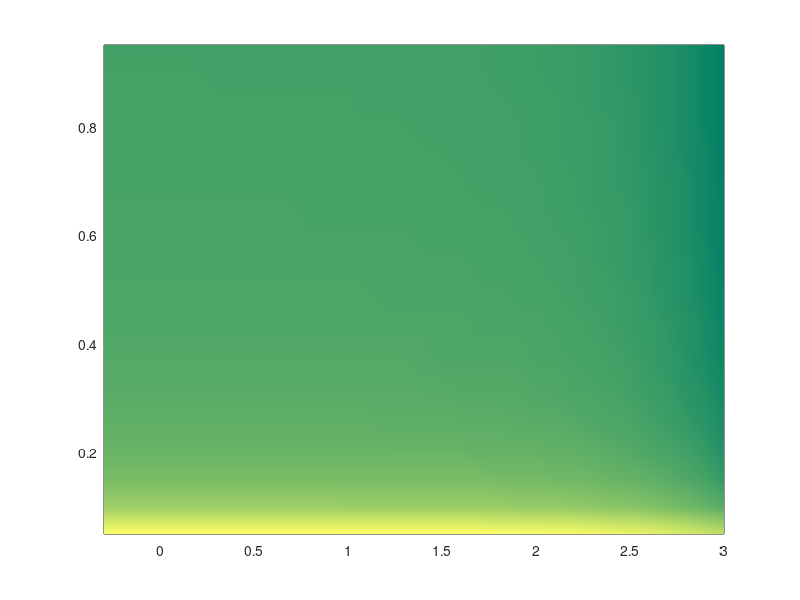

The MATLAB script that drew this image: (Note: this script raises an error after producing the figure.)
%%
clear
clc
close all

%%
res = 16;
gamma = pi/4;  % empirical constant parameter about geometry
mu = 3.20e10;  % Pa 
sigma = 40e6;  % Pa
a = 0.015;
a_b = 0.05:0.05:0.95;
T = zeros(1,length(a_b));
nT = zeros(1,length(a_b));
b = a./a_b;
r = 1;   % the shear wave reduction=20%  1-0.2=0.8  r is the rigidity ratio
% LL = linspace(log10(0.5),log10(125),25);  % m
% L = 10.^(LL);
% L = [0.5,0.6,0.8,1,1.3,1.5,2,2.5,3,4,5,6,8,10,12,16,20,25,30,40,50,63,80,100,125]*10^-3;
L = [0.5,0.6,0.8,1,1.3,1.5,2,2.5,3,4,5,6,8,10,12,16,20,25,30,40,50,63,80,100,125,160,200,250,300,400,500,630,800,1000]*10^-3;
%L = [0.5, 1.3, 4, 12, 40, 125]*10^-3;       % m
%H = [250, 500, 1000, 1500, 2000];      % m  half-width of damage zone
H = 0;    % half-width
NS = zeros(length(r),length(L),length(H));
W = 5000;    % unit:m
m = 0; n=0; q=0;
for i = 1:length(b)
        % define the simulation time for different a/b
    if a_b(i)<=0.21
        T(i) = 1500;
    elseif (0.24<=a_b(i)) && (a_b(i)<=0.36)
        T(i) = 1200;
    elseif (0.39<=a_b(i)) && (a_b(i)<=0.56)
        T(i) = 900;
    elseif (0.59<=a_b(i)) && (a_b(i)<=0.71)
        T(i) = 600;
    elseif (0.74<=a_b(i)) && (a_b(i)<=0.86)
        T(i) = 300;
    else
        T(i) = 100;
    end
    mu_D = mu;  % Pa
    for j = 1:length(L)   
        for k = 1:length(H)
            %syms y
            %exp = W/y*tanh(2*gamma*H(k)/W*y+atanh(mu_D/mu)) -...
               %2/pi*mu_D*L(j)*b(i)/sigma/(b(i)-a)^2;       % Rubin and Ampuero for a/b>0.5
% %                 exp = y*tanh(2*gamma*H(k)/y+atanh(mu_D(i)/mu)) -...
% %                  pi/4*mu_D(i)*L(j)/sigma/(b-a);
% %                exp = 1/y*tanh(2*H(k)*gamma/W*y+atanh(mu_D/mu)) -...
% %                        mu_D*L(j)/sigma/(a/a_b(i)-a)/W;    % without pi/4? 
            %y = double(vpasolve(exp,[0,1000000000])) ;
            y = 1.3774*mu_D*L(j)/b(i)/sigma;                        % Rubin and Ampuero for a/b<0.3781
            Ru(i,j,k) = y;
            kk = mu/W*2/pi;     % for antiplane shear strain with constant slip
            C_1(i,j,k) = b(i)/a*(1-kk*L(j)/b(i)/sigma);     % with equation (17) and kk= G*neta/L
            Cohesive(i,j,k) = (9*pi/32)*mu_D*r*L(j)/b(i)./sigma;
        
            if (y>=1) && (Cohesive(i,j,k) > 400/res*3)                                
                if y > 10
                    nT = 200;
                elseif y > 5
                    nT = 800;
                else
                    nT = 1500;
                end
                m = m+1;
                P_1(m,:) = [log10(L(j)*1000), a_b(i), L(j),b(i), T(i), nT];     % resolution is enough
            elseif (y>=1) && (Cohesive(i,j,k) <= 400/res*3)
                n = n+1;
                P_2(n,:) = [log10(L(j)*1000), a_b(i), L(j),b(i), T(i)];
            elseif y<1 && (y>0.5)
                q = q+1;
                P_3(q,:) = [log10(L(j)*1000), a_b(i), L(j),b(i), T(i)];
            end
        end
    end
end
% Ru = W./NS;
[Y,X] = meshgrid(a_b, log10(L*1000));
% A = pcolor(X,Y,Ru');
% v = [2,3,7.5,18.35,56.4,88];
% v = [2,3,5,10,15,20,30,40,50,60,70,80,100,200,400];

figure(1)
set(0,'defaultfigurecolor','w')
set(gcf,'Position',[20 20 1400 800]);%左下角位置，宽高
pcolor(X,Y,C_1')
hold on
shading interp
colormap(summer)
clim([min(min(C_1)),max(max(C_1))])
c = colorbar;
ylabel(c, 'C1')
v = [1,1.75,3.0];
[c,h]=contour(X,Y,C_1',v);
clabel(c,h)
set(h,"color","blue")
% different nucleation style
% fixed length
row_fl = [69:84,85:100,101:115,117:129,131:140,144:151,157:162,168:172, 179:182, 188:189]+19;
scatter(P_1(row_fl,1), P_1(row_fl,2),'*','r' )
% constant weakening
row_cw = [116,130,141:143,152:156,163:167, 173:178,183:187, 190:195, 196:204]+19;
scatter(P_1(row_cw,1), P_1(row_cw,2),'*','b' )
% other cases
scatter(P_2(:,1),P_2(:,2) ,'^','r' )    % resolution limit
scatter(P_3(:,1),P_3(:,2) ,'o','r' )   %  no normal earthquakes
v = [0.1,0.5,1,3.7, 7.5, 18];
[c,h]=contour(X,Y,Ru',v);
clabel(c,h)
set(h,"color","black")
xticks([log10(L*1000)])
xticklabels([0.5,0.6,0.8,1,1.3,1.5,2,2.5,3,4,5,6,8,10,12,16,20,25,30,40,50,63,80,100,125,160,200,250,300,400,500,630,800,1000])
yticks([0.05:0.05:0.35,0.3781,0.4:0.05:0.95])
yticklabels([0.05:0.05:0.35,0.3781,0.4:0.05:0.95])
set(gca,'XDir','reverse');        %将x轴方向设置为反向(从右到左递增)。
%set(gca,'YDir','reverse');        %将x轴方向设置为反向(从右到左递增)。
xlabel('D_{c}(mm)')
ylabel('a/b')
box on
%% rupture style
text(log10(80),0.32,"Symmetric-bilateral",'Rotation',40)
text(log10(40),0.32,["Unsymmetric-";"bilateral";"and unilateral"],'Rotation',40)
text(log10(20),0.32,"Full and partial",'Rotation',40)
text(log10(10),0.32,"Crack-like with aftershocks ",'Rotation',40)
%% output the model parameter file for seisic events
fid  = fopen('../../whole_space.txt','wt');
[u, v] = size(P_1);
u
for i =1:u
      fprintf(fid, ['0.25,',num2str(res),',',num2str(P_1(i,5)),',0,0,1.0,0.0,4,',num2str(P_1(i,2)),',',num2str(P_1(i,3)),',',num2str(P_1(i,6)),'\n']);     
end
fclose(fid);

%% output the model parameter file for SSES and Creep
fid  = fopen('../../SSE_Creep.txt','wt');
[u, v] = size(P_3);
u
for i =1:u
      fprintf(fid, ['0.25,',num2str(res),',',num2str(P_3(i,5)),',0,0,1.0,0.0,4,',num2str(P_3(i,2)),',',num2str(P_3(i,3)),'\n']);     
end
fclose(fid);


%%
% yy = a./[0.018,0.019,0.020,0.021,0.022,0.023,0.025,0.027,0.029, 0.031];
% xx = log10(10)*ones(1,length(yy));
% for i = 1:length(yy)
%     if  yy(i) > a/0.022    
%         ifz yy(i) > a/0.021
%             scatter(xx(i),yy(i),'*','r')      % bilateral and expanding
%         else
%             scatter(xx(i),yy(i),'*','b')      % bilateral and fixed length
%         end
%     elseif yy(i) > a/0.030
%          scatter(xx(i),yy(i),'o','b')      % unilateral and fixed length
%     else
%         scatter(xx(i),yy(i),'^','b')      % partial and fixed length
%     end
% end
% xxx_1 = [3, 4, 6, 8, 10, 12, 16, 20, 25];
% yy_1 = a./0.021*ones(1,length(xxx_1));
% xx_1 = log10(xxx_1);
% for i = 1:length(xx_1)
%     if  xxx_1(i) > 6
%         if  xxx_1(i) >10 || xxx_1(i)==8
%             scatter(xx_1(i),yy_1(i),'*','r')  % bilateral and expanding
%         else
%             scatter(xx_1(i),yy_1(i),'*','b')  % bilateral and fixed length
%         end
%     elseif xxx_1(i) > 3
%         scatter(xx_1(i),yy_1(i),'o','b')  % unilateral and fixed length
%     else
%         scatter(xx_1(i),yy_1(i),'^','b')  % partial and fixed length
%     end
% end
% xxx_2 = [2, 2.5, 3, 4, 6, 8, 10, 12, 16];
% yy_2 = a./0.019*ones(1,length(xxx_2));
% xx_2 = log10(xxx_2);
% for i = 1:length(xx_2)
%     if  xxx_2(i) > 4   
%         scatter(xx_2(i),yy_2(i),'*','r')  % bilateral and expanding
%     elseif xxx_2(i) == 4    
%         scatter(xx_2(i),yy_2(i),'o','r')  % unilateral and expanding
%     elseif xxx_2(i) > 2            
%         scatter(xx_2(i),yy_2(i),'o','b')  % unilateral and fixed length
%     else
%         scatter(xx_2(i),yy_2(i),'^','b')  % partial and fixed length 
%     end
% end

% title([num2str(H)])
%%  m = m+1;
%                 P(m,:) = [log10(L(j)*1000), a_b(i), L(j),b(i)];
% %             en
export_fig -dpng -r600 Ru_b_Dc_Rubin_Ampuero

%% output the bash script for sbatch in Great lakes

%%
% fid  = fopen('../whole_space.sh','wt');%
% fprintf(fid,'#!/bin/bash\n\n');    
% [u, v] = size(P);
% N = 1;
% nn = 4;  % number of processors for each node
% 
% fprintf(fid,['#SBATCH --array=',num2str(N),'-',num2str(N+u-1),'\n']);
% fprintf(fid,'#SBATCH --nodes=1\n');   % only one node because current MPI doesn't work
% fprintf(fid,'#SBATCH --mem=10000m\n'); 
% fprintf(fid,'#SBATCH --time=14-00:00:00\n');
% fprintf(fid,'#SBATCH --partition=standard\n');
% fprintf(fid,'#SBATCH --account=yiheh1\n');   
% fprintf(fid,['#SBATCH --ntasks-per-node=',num2str(nn),'\n']);    % multitask(openmp)   cpu for each job
% fprintf(fid,['#SBATCH --job-name=case',num2str(N),'_',num2str(N+u-1),'\n']);
% fprintf(fid,'#SBATCH --output=/home/%%u/log/%%x-%%j.log\n');
% fprintf(fid,'#SBATCH --error=/home/%%u/log/error-%%x-%%j.log\n\n');
% 
% 
% % information about output path
% project = "wholespace/phase_diagram_L_b/";
% FZdepth = "0_";
% halfwidth = "500_";
% res = "16_";
% alpha = "0.8_";
% cos_reduction = "0.0_";
% multiple = "4_";
% Domain = "0.75_";
% coseismic_b = "0.03_";
% Lc = "0.012";
% current_Folder = pwd;
% 
% % for i = 1:u
% %     fprintf(fid,['julia --threads ',num2str(nn),' run.jl 0.8 500 ',num2str(P(i,3)),' 4 0.00 ',num2str(P(i,4)),'\n']);
% %     out_dir = strcat(current_Folder,"/../data/",project,FZdepth,halfwidth,res,alpha,cos_reduction,multiple,Domain,num2str(P(i,4)),'_',num2str(P(i,3)));
% %     if  exist(out_dir)
% %         rmdir(out_dir)
% %     end
% %     mkdir(out_dir)
% % end
% 
% fprintf(fid,['julia --threads ',num2str(nn),' run.jl 0.8 500 ','$SLURM_ARRAY_TASK_ID',' 4 0.00 ','$SLURM_ARRAY_TASK_ID','\n']);
% 
% fclose(fid);

% %% output the model parameter file
% 
% fid  = fopen('../whole_space.txt','wt');
% [u, v] = size(P);
% for i =1:u
%     fprintf(fid, ['0.8,500,',num2str(P(i,3)),',4,0.00,',num2str(P(i,4)),'\n']);       %  alpha, halfwidth, Lc, multiple, cos_reduction, coseismic_b
% end
% fclose(fid);
% 

% 0.8 500 0.012 4 0.00 0.03